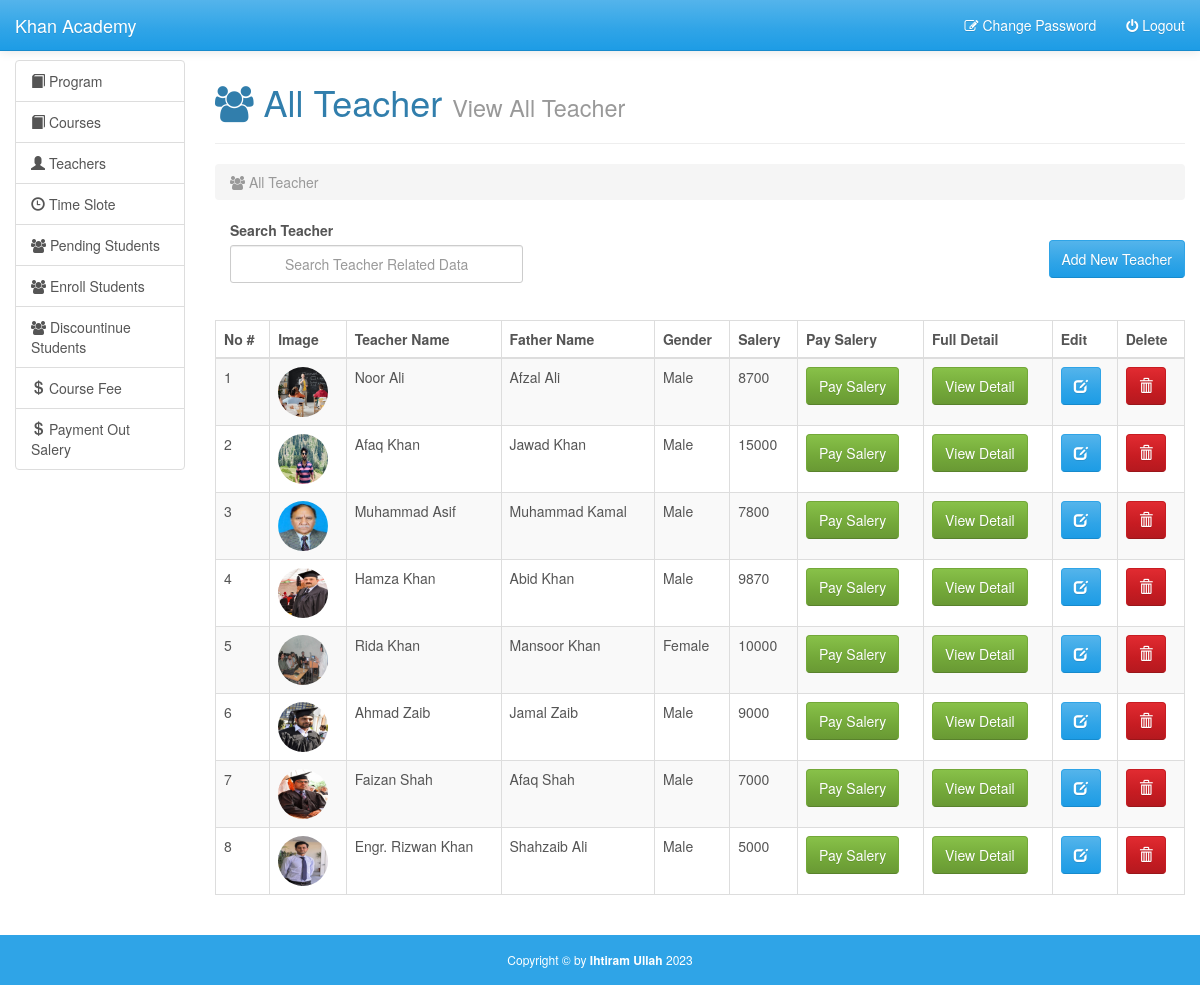
The page /admin/teachers.php (signed in) on the database its author committed.
### tables this page shows
CREATE TABLE `teachers` (
  `t_id` int NOT NULL,
  `t_name` varchar(100) NOT NULL,
  `t_father` varchar(100) NOT NULL,
  `t_gender` varchar(50) NOT NULL,
  `t_qualification` varchar(255) NOT NULL,
  `t_email` varchar(100) NOT NULL,
  `t_phone_number` varbinary(20) NOT NULL,
  `t_salery` int NOT NULL,
  `t_image` varchar(255) NOT NULL,
  `t_status` varchar(100) NOT NULL DEFAULT 'employee',
  `t_bio` text NOT NULL,
  `t_created_at` timestamp NOT NULL DEFAULT CURRENT_TIMESTAMP,
  `t_updated_at` timestamp NOT NULL DEFAULT CURRENT_TIMESTAMP
);

### files/function.php (called while the page is built, shortened)
<?php
  $con = connection();
  function connection()
  {
  	try
  	{
	    $db=new PDO("mysql:host=localhost;dbname=academy","root","");
	    $db->setAttribute(PDO::ATTR_ERRMODE,PDO::ERRMODE_EXCEPTION);
	    return $db;
	  }
	  catch(PDOException $e)
	  {
	    echo "Sorry database connection error:-".$e->getMessage();
	    exit();
	  }
  }
	function getAllTeachers()
	{
		global $con;
		$run=$con->prepare("SELECT * FROM `teachers` WHERE t_status=? ORDER BY t_id DESC");
		$run->bindValue(1,'employee',PDO::PARAM_STR);
    if($run->execute())
    {
      if($run->rowCount()>0)
      {
        $allTeacher=$run->fetchAll(PDO::FETCH_ASSOC);
        return $allTeacher;
      }
      else
      {
      	return 'zero_teacher';
      }
    }
    return null;
	}
?>

### admin/teachers.php (the view, shortened to what this page needs)
<!DOCTYPE html>
<html lang="en">
  <head>
    <link rel="stylesheet" type="text/css" href="admin/css/font-awesome.css">
    <link rel="stylesheet" type="text/css" href="admin/css/animated.css">
     <link rel="stylesheet" type="text/css" href="admin/css/bootstrap.min.css">
      <link rel="stylesheet" type="text/css" href="admin/css/style.css">
  </head>
  <body>
    <div id="wrapper">
        <?php include "include/navbar.php"; ?>
        <div class="container-fluid body-section">
            <div class="row">
                <?php include "include/sidebar.php"; ?>
                <div class="col-md-10">
                    <h1><i class="fa fa-users"></i> All Teacher <small>View All Teacher</small></h1><hr>
                    <ol class="breadcrumb">
                      <li class="active"><i class="fa fa-users"></i> All Teacher</li>
                    </ol>
                    <form method="POST" action="#" class="search_friend_profile">
                      <div class="form-row">
                         <div class="form-group col-md-4">
                          <label for="inputZip">Search Teacher</label>
                            <input type="text" class="form-control searchTeacherName" name="teacher" placeholder="Search Teacher Related Data" style="border-radius:3px; text-align:center;">
                        </div><br>
                        <button type="button" style="float:right" class="btn btn-primary" data-target='.addTeacher'  data-toggle="modal">Add New Teacher</button>
                      </div><br><br>
                    </form><br><br>
                     <?php
                    $allTeacher=getAllTeachers();
                    if(is_array($allTeacher))
                    {
                    ?>
                    <table class="table table-bordered table-striped table-hover">
                        <thead>
                            <tr>
                                <th>No #</th>
                                <th>Image</th>
                                <th>Teacher Name</th>
                                <th>Father Name</th>
                                <th>Gender</th>
                                <th>Salery</th>
                                <th>Pay Salery</th>
                                <th>Full Detail</th>
                                <th>Edit</th>
                                <th>Delete</th>
                            </tr>
                        </thead>
                        <tbody class="allTeachersTable">
                            <?php
                            $i=1;
                             foreach ($allTeacher as $key => $value)
                             {
                                 echo '<tr>
                                        <td>'.$i.'</td>
                                        <td><img src="../img/teacher_img/'.$value['t_image'].'" width="30px" class="profile-photo-md image_style" data-toggle="modal" data-target=".img_display"></td>
                                        <td>'.ucwords(htmlspecialchars($value['t_name'])).'</td>
                                        <td>'.ucwords(htmlspecialchars($value['t_father'])).'</td>
                                        <td>'.ucwords(htmlspecialchars($value['t_gender'])).'</td>
                                        <td>'.ucwords(htmlspecialchars($value['t_salery'])).'</td>
                                         <td><button class="btn btn-success teacherPaySalery" teacherId="'.$value['t_id'].'" data-target=".paySalery" data-toggle="modal">Pay Salery</button></td>
                                        <td><button class="btn btn-success teacherProfile" teacherId="'.$value['t_id'].'" data-target=".viewTeacherProfile" data-toggle="modal">View Detail</button></td>
                                        <td><button type="button" data-target=".editTeacher" teacherId="'.$value['t_id'].'" data-toggle="modal" class="btn btn-primary editDataTeacher"><i class="glyphicon glyphicon-edit"></i></button></td>
                                        <td><button type="button" data-target=".delTeacher" data-toggle="modal" class="btn btn-danger deleteTeacher" teacherId="'.$value['t_id'].'"><i class="glyphicon glyphicon-trash"></i></button></td>
                                    </tr>';
                                $i++;
                             }
                            ?>
                        </tbody>
                    </table>
                <?php
                   }
                ?>
                </div>
            </div>
        </div>
    <?php include "include/footer.php"; ?>
  </body>
</html>

### admin/admin/css/style.css (style rules this page uses)
html,body { height: 100%; }
body { padding-top: 60px; }
img.profile-photo-md { height: 50px; width: 50px; border-radius: 50%; }
#wrapper { min-height: 100%; position: relative; }
.body-section { padding-bottom: 70px; }

### rows shown on the page
teachers: t_image (picture), t_name "Noor Ali", t_father "Afzal Ali", t_gender "Male", t_salery "8700"
teachers: t_image (picture), t_name "Afaq Khan", t_father "Jawad Khan", t_gender "Male", t_salery "15000"
teachers: t_image (picture), t_name "Muhammad Asif", t_father "Muhammad Kamal", t_gender "Male", t_salery "7800"
teachers: t_image (picture), t_name "Hamza Khan", t_father "Abid Khan", t_gender "Male", t_salery "9870"
teachers: t_image (picture), t_name "Rida Khan", t_father "Mansoor Khan", t_gender "Female", t_salery "10000"
teachers: t_image (picture), t_name "Ahmad Zaib", t_father "Jamal Zaib", t_gender "Male", t_salery "9000"
teachers: t_image (picture), t_name "Faizan Shah", t_father "Afaq Shah", t_gender "Male", t_salery "7000"
teachers: t_image (picture), t_name "Engr. Rizwan Khan", t_father "Shahzaib Ali", t_gender "Male", t_salery "5000"
